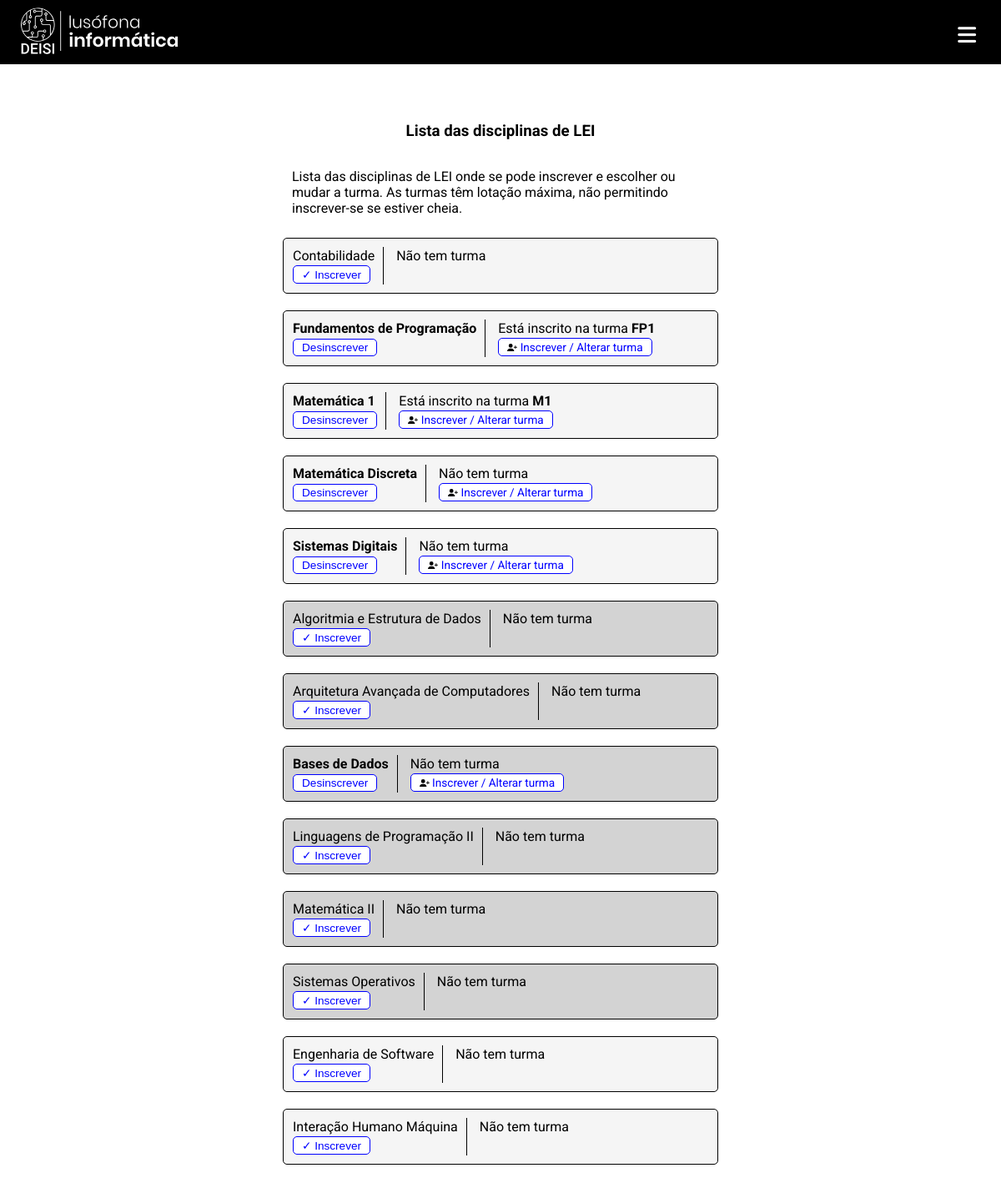
/disciplinas/ (signed in), run on the app's committed database.
### app/models.py (models this page shows, shortened)
class Aluno(models.Model):
    ANO_CHOICES = [(1, 1), (2, 2), (3, 3)]
    user = models.OneToOneField(User, on_delete=models.CASCADE, default=None)
    numero = models.CharField(max_length=100)
    curso = models.ForeignKey(
        Curso, on_delete=models.CASCADE, related_name='alunos')
    ano = models.IntegerField(choices=ANO_CHOICES, null=True)

class Curso(models.Model):
    nome = models.CharField(max_length=200)
    def __str__(self):
        return self.nome

class Disciplina(models.Model):
    nome = models.CharField(max_length=100)
    ano = models.IntegerField(null=True, blank=True)
    semestre = models.IntegerField(null=True, blank=True)
    alunos = models.ManyToManyField(
        Aluno, related_name='disciplinas', null=True, blank=True)
    def __str__(self):
        return self.nome

class Turma(models.Model):
    nome = models.CharField(max_length=100)
    disciplina = models.ForeignKey(
        Disciplina, on_delete=models.CASCADE, related_name='turmas')
    lotacao = models.IntegerField(null=True, blank=True)
    alunos = models.ManyToManyField(
        Aluno, related_name='turmas', null=True, blank=True)
    def __str__(self):
        return f"{self.nome}"

### app/views.py (the view, shortened to what this page needs)
# urls.py: path('disciplinas/', views.disciplinas_view, name='disciplinas'),
@login_required
def disciplinas_view(request):
    aluno = Aluno.objects.get(user = request.user)
    context = {
        'disciplinas': Disciplina.objects.filter(semestre=1).order_by('ano', 'semestre', 'nome'),
        'aluno': aluno,
    }
    return render(request, 'app/disciplinas.html', context)

### app/templates/app/disciplinas.html (shortened to what this page needs)
{% extends "app/base.html" %}
{% block main %}
<h3>Lista das disciplinas de {{ aluno.curso }} </h3>
<p>Lista das disciplinas de {{ aluno.curso }} onde se pode inscrever e escolher ou mudar a turma. As turmas têm lotação máxima, não permitindo inscrever-se se estiver cheia.</p>
{% for disciplina in disciplinas %}
    <div class="disciplina"
        style="background-color:
            {% if disciplina.ano == 1 %} whitesmoke;
            {% elif disciplina.ano == 2 %} lightgrey;
            {% else %} whitesmoke;
            {% endif %};
            ; border: 1px solid black;
            "
    >
        <form action="{% url 'horarios:disciplinas' %}" method="POST">
        <table style="border-collapse: collapse;">
            <tr>
                <td style="padding-right:10px;">
                    {% if aluno in disciplina.alunos.all %} <b>{{ disciplina }}</b> {% else %} {{ disciplina }} {% endif %}
                </td>
                <td class="turma" style="padding-left:15px; border-left: 1px solid black">
                    {% for turma in disciplina.turmas.all %}
                        {% if aluno in turma.alunos.all %}
                            <span>Está inscrito na turma <b>{{ turma }}</b></span>
                        {% endif %}
                    {% endfor %}
                    <span>Não tem turma</span>
                </td>
            </tr>
            <tr>
                <td style="padding-right:10px;">
                    <input type="submit" {% if aluno not in disciplina.alunos.all %} value="&check; Inscrever" {% else %} value="Desinscrever" {% endif %}
                    >
                </td>
                <td style="padding-left:15px; border-left: 1px solid black">
                    {% if aluno in disciplina.alunos.all %}
                        <a href="{% url 'horarios:disciplina' disciplina.id %}">
                            Inscrever / Alterar turma
                        </a>
                    {% endif %}
                </td>
            </tr>
        </table>
        </form>
    </div>
{% endfor %}
{% endblock main %}

### app/templates/app/base.html (shortened to what this page needs)
<!DOCTYPE html>
<html lang="en">
<head>
    {% load static %}
    <link rel="stylesheet" href="{% static 'app/styles.css' %}">
</head>
<body>
    <header>
        <div>
            <a href="{% url 'horarios:index' %}">
            </a>
        </div>
        <nav>
			{% block nav %}
				{% if request.user.is_authenticated %}
				<div class="dropdown">
					<button class="dropbtn">
						<i class="fa fa-bars"></i>
					</button>
				</div>
				{% else %}
				<a href="{% url 'horarios:login' %}">
					Log in
					<i class="fa fa-sign-in"></i>
				</a>
				{% endif %}
			{% endblock %}
        </nav>
    </header>
    <main>
        {% block main %}
        {% endblock main %}
    </main>
</body>
</html>

### app/static/app/styles.css (style rules this page uses)
body { padding: 0; margin: 0; font-family: 'Roboto', sans-serif; }
header { background-color: black; color: white; padding: 2.5px 20px; display: flex; flex-direction: row; align-items: center; justify-content: space-between; }
header a { text-decoration: none; color:white; }
main { padding: 50px 20px; max-width: 500px; margin:auto; }

### data on the page
Aluno: curso "LEI"
Disciplina: nome "Contabilidade", id "✓ Inscrever"
Disciplina: nome "Fundamentos de Programação", id "Desinscrever", shows "Inscrever / Alterar turma"
Turma: nome "FP1"
Disciplina: nome "Matemática 1", id "Desinscrever", shows "Inscrever / Alterar turma"
Turma: nome "M1"
Disciplina: nome "Matemática Discreta", id "Desinscrever", shows "Inscrever / Alterar turma"
Disciplina: nome "Sistemas Digitais", id "Desinscrever", shows "Inscrever / Alterar turma"
Disciplina: nome "Algoritmia e Estrutura de Dados", id "✓ Inscrever"
Disciplina: nome "Arquitetura Avançada de Computadores", id "✓ Inscrever"
Disciplina: nome "Bases de Dados", id "Desinscrever", shows "Inscrever / Alterar turma"
Disciplina: nome "Linguagens de Programação II", id "✓ Inscrever"
Disciplina: nome "Matemática II", id "✓ Inscrever"
Disciplina: nome "Sistemas Operativos", id "✓ Inscrever"
Disciplina: nome "Engenharia de Software", id "✓ Inscrever"
Disciplina: nome "Interação Humano Máquina", id "✓ Inscrever"
